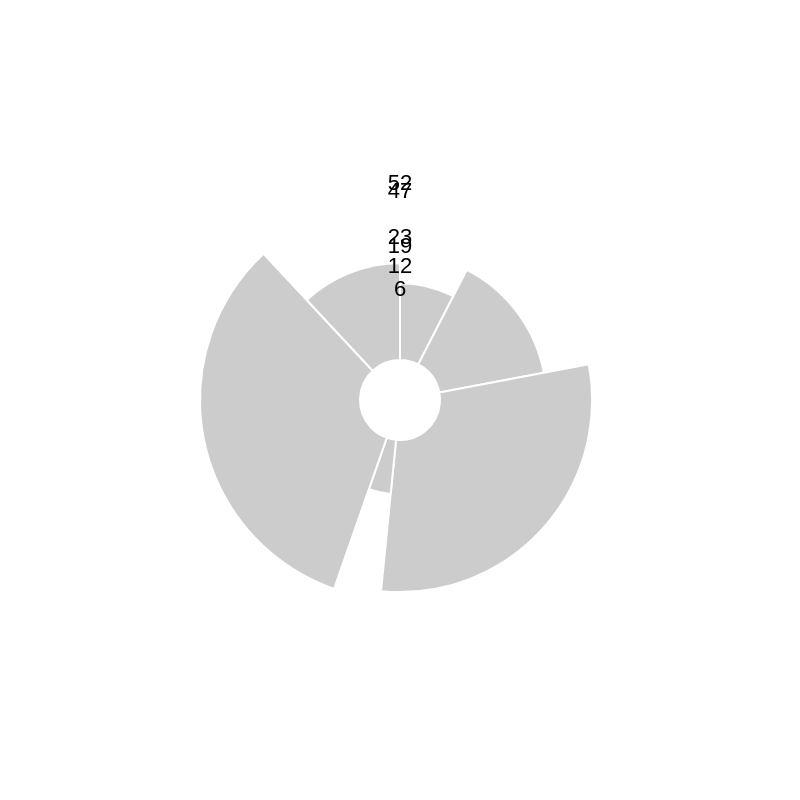

Express this chart as Vega-Lite.
### Vega specification from a JSON file in a GitHub repository (floating-point values rounded to 4 significant figures)
{"schema": {"language": "vega", "version": "3.0.0"}, "width": 400, "height": 400, "data": [{"name": "table", "values": [12, 23, 47, 6, 52, 19], "transform": [{"type": "pie", "field": "data"}]}], "scales": [{"name": "r", "type": "sqrt", "domain": {"data": "table", "field": "data"}, "zero": true, "range": [20, 100]}], "marks": [{"type": "arc", "from": {"data": "table"}, "encode": {"enter": {"x": {"field": {"group": "width"}, "mult": 0.5}, "y": {"field": {"group": "height"}, "mult": 0.5}, "startAngle": {"field": "startAngle"}, "endAngle": {"field": "endAngle"}, "innerRadius": {"value": 20}, "outerRadius": {"scale": "r", "field": "data"}, "stroke": {"value": "#fff"}}, "update": {"fill": {"value": "#ccc"}}, "hover": {"fill": {"value": "pink"}}}}, {"type": "text", "from": {"data": "table"}, "encode": {"enter": {"x": {"field": {"group": "width"}, "mult": 0.5}, "y": {"field": {"group": "height"}, "mult": 0.5}, "radius": {"scale": "r", "field": "data", "offset": 8}, "theta": {"expr": "(datum.startAngle + datum.endAngle)/2"}, "fill": {"value": "#000"}, "align": {"value": "center"}, "baseline": {"value": "middle"}, "text": {"field": "data"}}}}]}
